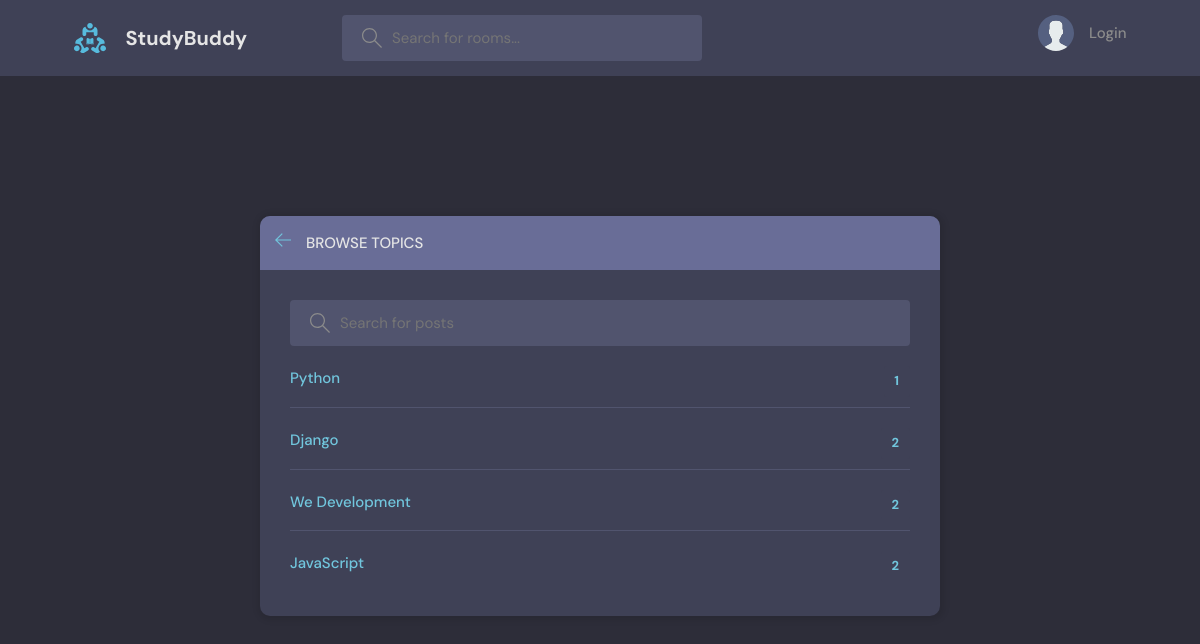
/topics, run on an earlier commit of the app's database.
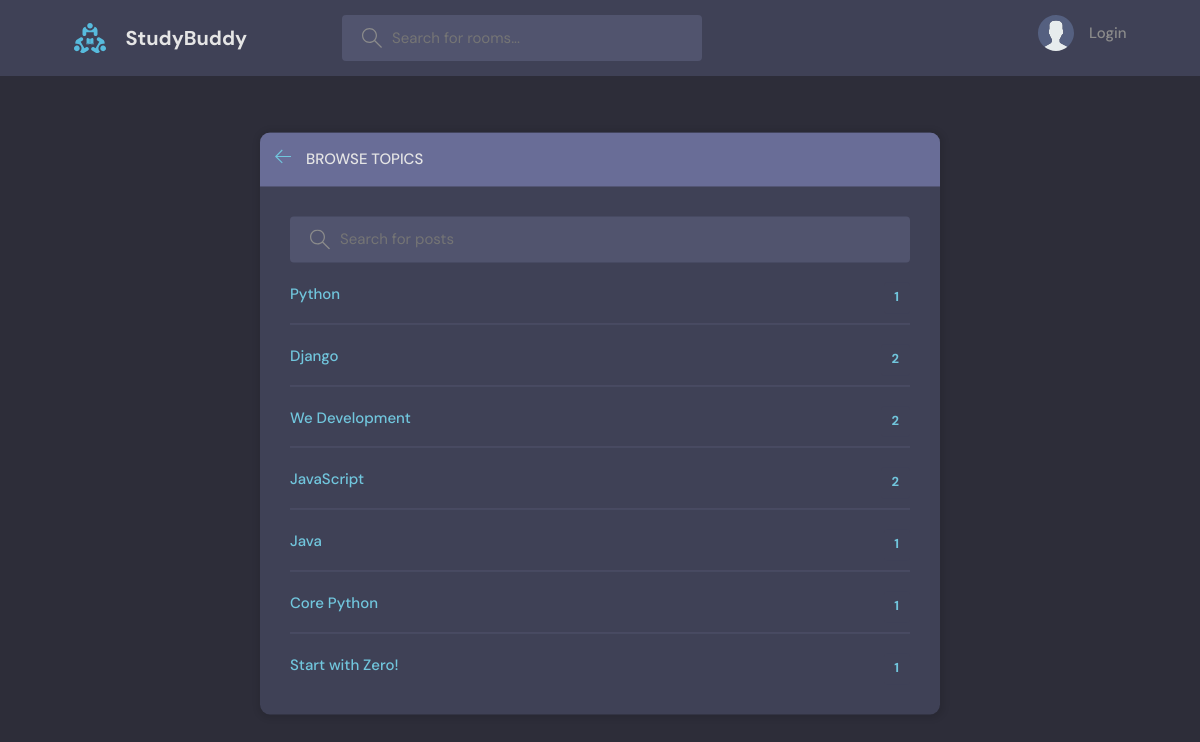
And on a later commit of the database.
### base/models.py (models this page shows, shortened)
class Topic(models.Model):
    name = models.CharField(max_length=200)

### base/views.py (the view)
# urls.py: path('topics', views.topicPage, name='topics'),
def topicPage(request):
    q = request.GET.get('q') if request.GET.get('q') != None else ''
    topics = Topic.objects.filter(name__icontains = q)
    context = {'topics':topics}
    return render(request, 'base/topics.html', context)

### base/templates/base/topics.html (shortened to what this page needs)
{% extends 'main.html' %}
{% block content %}
    <main class="create-room layout">
      <div class="container">
        <div class="layout__box">
          <div class="layout__boxHeader">
            <div class="layout__boxTitle">
              <a href="{% url 'home' %}">
                <svg version="1.1" xmlns="http://www.w3.org/2000/svg" width="32" height="32" viewBox="0 0 32 32">
                  <title>arrow-left</title>
                  <path
                    d="M13.723 2.286l-13.723 13.714 13.719 13.714 1.616-1.611-10.96-10.96h27.625v-2.286h-27.625l10.965-10.965-1.616-1.607z"
                  ></path>
                </svg>
              </a>
              <h3>Browse Topics</h3>
            </div>
          </div>
          <div class="topics-page layout__body">
            <form class="header__search">
              <label>
                <input name="q" placeholder="Search for posts" />
              </label>
            </form>
            <ul class="topics__list">
              {% for topic in topics %}
              <li>
                <a href="{% url 'home' %}?q={{topic.name}}" class="active">{{topic.name}} <span>{{topic.room_set.all.count}}</span></a>
              </li>
              {% endfor %}
            </ul>
          </div>
        </div>
      </div>
    </main>
{% endblock content %}

### templates/main.html (shortened to what this page needs)
<!DOCTYPE html>
<html lang="en">
  <head>
    {% load static %}
    <link rel="stylesheet" href="{% static 'styles/style.css' %}" />
  </head>
  <body>
    {% include 'navbar.html' %}
    {% block content %}
    {% endblock %}
  </body>
</html>

### templates/navbar.html (shortened to what this page needs)
    {% load static %}
    <header class="header header--loggedIn">
        <div class="container">
          <a href="{% url 'home' %}" class="header__logo">
            <img src="{% static 'assets/logo.svg' %}" />
            <h1>StudyBuddy</h1>
          </a>
          <form class="header__search" action="{% url 'home' %}">
            <label>
              <input name="q" placeholder="Search for rooms..." />
            </label>
          </form>
          <nav class="header__menu">
            {% if request.user.is_authenticated %}
                <div class="header__user">
                <a href="{% url 'profile' request.user.id %}">
                    <div class="avatar avatar--medium active">
                    <img src="{% static 'assets/avatar.svg' %}" />
                    </div>
                    <p>{{request.user}} <span>@{{request.user.username}}</span></p>
                </a>
                <button class="dropdown-button">
                    <svg version="1.1" xmlns="http://www.w3.org/2000/svg" width="32" height="32" viewBox="0 0 32 32">
                    <title>chevron-down</title>
                    <path d="M16 21l-13-13h-3l16 16 16-16h-3l-13 13z"></path>
                    </svg>
                </button>
                </div>
                <div class="dropdown-menu">
                <a href="settings.html" class="dropdown-link"
                    ><svg version="1.1" xmlns="http://www.w3.org/2000/svg" width="32" height="32" viewBox="0 0 32 32">
                    <title>tools</title>
                    <path
                        d="M27.465 32c-1.211 0-2.35-0.471-3.207-1.328l-9.392-9.391c-2.369 0.898-4.898 0.951-7.355 0.15-3.274-1.074-5.869-3.67-6.943-6.942-0.879-2.682-0.734-5.45 0.419-8.004 0.135-0.299 0.408-0.512 0.731-0.572 0.32-0.051 0.654 0.045 0.887 0.277l5.394 5.395 3.586-3.586-5.394-5.395c-0.232-0.232-0.336-0.564-0.276-0.887s0.272-0.596 0.572-0.732c2.552-1.152 5.318-1.295 8.001-0.418 3.274 1.074 5.869 3.67 6.943 6.942 0.806 2.457 0.752 4.987-0.15 7.358l9.392 9.391c0.844 0.842 1.328 2.012 1.328 3.207-0 2.5-2.034 4.535-4.535 4.535zM15.101 19.102c0.26 0 0.516 0.102 0.707 0.293l9.864 9.863c0.479 0.479 1.116 0.742 1.793 0.742 1.398 0 2.535-1.137 2.535-2.535 0-0.668-0.27-1.322-0.742-1.793l-9.864-9.863c-0.294-0.295-0.376-0.74-0.204-1.119 0.943-2.090 1.061-4.357 0.341-6.555-0.863-2.631-3.034-4.801-5.665-5.666-1.713-0.561-3.468-0.609-5.145-0.164l4.986 4.988c0.391 0.391 0.391 1.023 0 1.414l-5 5c-0.188 0.188-0.441 0.293-0.707 0.293s-0.52-0.105-0.707-0.293l-4.987-4.988c-0.45 1.682-0.397 3.436 0.164 5.146 0.863 2.631 3.034 4.801 5.665 5.666 2.2 0.721 4.466 0.604 6.555-0.342 0.132-0.059 0.271-0.088 0.411-0.088z"
                    ></path>
                    </svg>
                    Settings</a
                >
                <a href="{% url 'logout' %}" class="dropdown-link"
                    ><svg version="1.1" xmlns="http://www.w3.org/2000/svg" width="32" height="32" viewBox="0 0 32 32">
                    <title>sign-out</title>
                    <path
                        d="M3 0h22c0.553 0 1 0 1 0.553l-0 3.447h-2v-2h-20v28h20v-2h2l0 3.447c0 0.553-0.447 0.553-1 0.553h-22c-0.553 0-1-0.447-1-1v-30c0-0.553 0.447-1 1-1z"
                    ></path>
                    <path
                        d="M21.879 21.293l1.414 1.414 6.707-6.707-6.707-6.707-1.414 1.414 4.293 4.293h-14.172v2h14.172l-4.293 4.293z"
                    ></path>
                    </svg>
                    Logout</a
                >
                </div>
            {% else %}
                <a href="{% url 'login' %}">
                <img src="{% static 'assets/avatar.svg' %}" />
                <p>Login</p>
                </a>
            {% endif %}
          </nav>
        </div>
    </header>

### static/styles/style.css (style rules this page uses)
:root { --color-main: #71c6dd; --color-main-light: #e1f6fb; --color-dark: #3f4156; --color-dark-medium: #51546e; --color-dark-light: #696d97; --color-light: #e5e5e5; --color-gray: #8b8b8b; --color-light-gray: #b2bdbd; --color-bg: #2d2d39; --color-success: #5dd693; --color-error: #fc4b0b; }
* { font-family: "DM Sans", -apple-system, BlinkMacSystemFont, "Segoe UI", Roboto, Oxygen, Ubuntu, Cantarell, "Open Sans", "Helvetica Neue", sans-serif; margin: 0; padding: 0; box-sizing: border-box; text-rendering: optimizeLegibility; font-size: inherit; }
html { font-size: 56.25%; }
@media only screen and (min-width: 1200px) { html { font-size: 62.5%; } }
body { line-height: 1.6; font-weight: 400; font-size: 1.5rem; color: var(--color-light-gray); background-color: var(--color-bg); min-height: 100vh; }
img { width: 100%; }
a { display: inline-block; color: var(--color-main); text-decoration: none; }
.container { max-width: 120rem; width: 90%; margin: auto; }
.header { padding: 1.5rem; background-color: var(--color-dark); }
.header > .container { display: flex; gap: 9.5rem; }
.header__logo, .header__user { display: flex; gap: 2rem; align-items: center; }
.header__logo > img { height: 3.2rem; width: 3.2rem; }
.header__logo > h1 { font-weight: 700; font-size: 2rem; color: var(--color-light); }
.header__search > label { background-color: var(--color-dark-medium); padding: 1.3rem 1rem; display: flex; align-items: center; gap: 1rem; border-radius: 4px; }
.header__search svg { fill: var(--color-gray); width: 2rem; height: 2rem; margin-left: 1rem; }
.header__search input { width: 30rem; background: transparent; border: none; outline: none; color: var(--color-light); }
.header__menu { margin-left: auto; position: relative; }
.header__menu a { display: flex; gap: 1.5rem; align-items: center; font-weight: 500; text-decoration: none; color: var(--color-gray); }
.header__menu img { height: 3.6rem; }
.header__menu p { line-height: 1.2; }
.layout { margin-top: 2.4rem; }
.layout > .container { display: flex; justify-content: space-between; align-items: flex-start; }
.layout__box { width: 90%; max-width: 48rem; min-height: 40rem; position: absolute; top: 50%; left: 50%; transform: translate(-50%, -46%); background-color: var(--color-dark); border-radius: 1rem; box-shadow: 1px 1px 6px 3px rgba(0, 0, 0, 0.1); overflow: hidden; }
.layout__boxHeader { display: flex; padding: 1.5rem; background-color: var(--color-dark-light); }
.layout__boxTitle { display: flex; gap: 1.5rem; align-items: center; }
.layout__boxTitle h3 { text-transform: uppercase; font-weight: 500; color: var(--color-light); }
.layout__boxTitle svg { width: 1.6rem; height: 1.6rem; fill: var(--color-main); }
.layout__body { margin: 3rem; }
.topics__list { list-style: none; }
.topics__list li a { display: flex; justify-content: space-between; margin-bottom: 3rem; font-weight: 500; color: var(--color-light-gray); transition: all 0.3s ease-in-out; }
.topics__list li a.active, .topics__list li a:hover { color: var(--color-main); }
.topics__list li a span { padding: 0.5rem 1rem; background-color: var(--color-dark); border-radius: 3px; font-size: 1.3rem; font-weight: 700; letter-spacing: 1px; }
.topics-page .topics__list li:not(:last-child) a { margin: 2rem 0; padding-bottom: 1rem; text-decoration: none; border-bottom: 1px solid var(--color-dark-medium); }
.topics-page .header__search { display: block; }
.create-room.layout .layout__box { max-width: 68rem; }

What changed in the data, as far as the page shows it:
added Topic: name "Java", room_set.all.count "1"
added Topic: name "Core Python", room_set.all.count "1"
added Topic: name "Start with Zero!", room_set.all.count "1"
